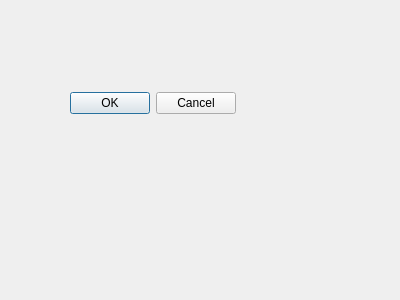
<?xml version="1.0" encoding="UTF-8"?>
<ui version="4.0">
 <class>Histogram</class>
 <widget class="QDialog" name="Histogram">
  <property name="geometry">
   <rect>
    <x>0</x>
    <y>0</y>
    <width>400</width>
    <height>300</height>
   </rect>
  </property>
  <property name="windowTitle">
   <string>Dialog</string>
  </property>
  <widget class="QDialogButtonBox" name="buttonBox">
   <property name="geometry">
    <rect>
     <x>60</x>
     <y>90</y>
     <width>176</width>
     <height>27</height>
    </rect>
   </property>
   <property name="standardButtons">
    <set>QDialogButtonBox::Cancel|QDialogButtonBox::Ok</set>
   </property>
  </widget>
 </widget>
 <resources/>
 <connections/>
</ui>
